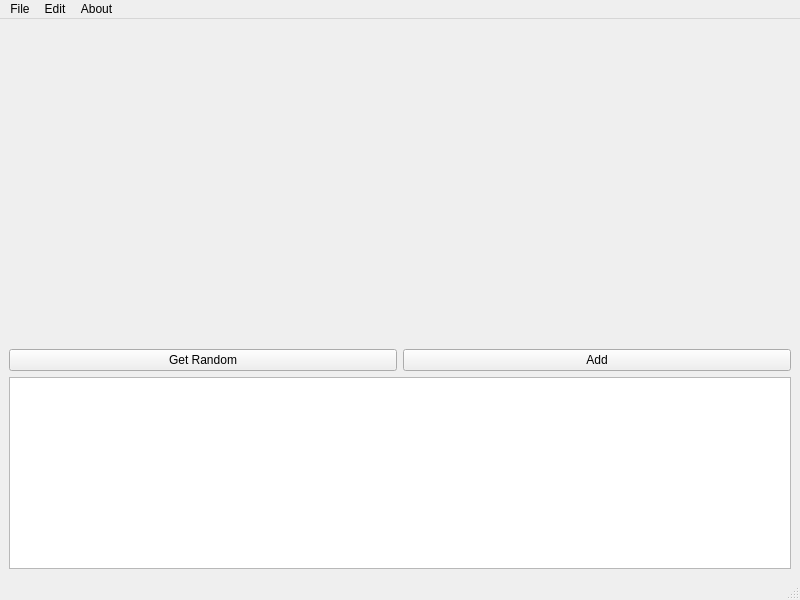
<?xml version="1.0" encoding="UTF-8"?>
<ui version="4.0">
 <class>MainWindow</class>
 <widget class="QMainWindow" name="MainWindow">
  <property name="geometry">
   <rect>
    <x>0</x>
    <y>0</y>
    <width>800</width>
    <height>600</height>
   </rect>
  </property>
  <property name="windowTitle">
   <string>MainWindow</string>
  </property>
  <widget class="QWidget" name="centralwidget">
   <layout class="QVBoxLayout" name="verticalLayout">
    <item>
     <spacer name="verticalSpacer_2">
      <property name="orientation">
       <enum>Qt::Orientation::Vertical</enum>
      </property>
      <property name="sizeHint" stdset="0">
       <size>
        <width>20</width>
        <height>40</height>
       </size>
      </property>
     </spacer>
    </item>
    <item>
     <widget class="QLabel" name="selectedLabel">
      <property name="text">
       <string/>
      </property>
     </widget>
    </item>
    <item>
     <spacer name="verticalSpacer">
      <property name="orientation">
       <enum>Qt::Orientation::Vertical</enum>
      </property>
      <property name="sizeHint" stdset="0">
       <size>
        <width>20</width>
        <height>40</height>
       </size>
      </property>
     </spacer>
    </item>
    <item>
     <layout class="QHBoxLayout" name="horizontalLayout">
      <item>
       <widget class="QPushButton" name="randomButton">
        <property name="text">
         <string>Get Random</string>
        </property>
        <property name="icon">
         <iconset theme="QIcon::ThemeIcon::ViewRefresh"/>
        </property>
       </widget>
      </item>
      <item>
       <widget class="QPushButton" name="addButton">
        <property name="text">
         <string>Add</string>
        </property>
        <property name="icon">
         <iconset theme="QIcon::ThemeIcon::ListAdd"/>
        </property>
       </widget>
      </item>
     </layout>
    </item>
    <item>
     <widget class="QListWidget" name="listWidget"/>
    </item>
   </layout>
  </widget>
  <widget class="QMenuBar" name="menubar">
   <property name="geometry">
    <rect>
     <x>0</x>
     <y>0</y>
     <width>800</width>
     <height>23</height>
    </rect>
   </property>
   <widget class="QMenu" name="menuFile">
    <property name="title">
     <string>File</string>
    </property>
    <addaction name="actionOpen"/>
    <addaction name="actionSave"/>
    <addaction name="actionSave_As"/>
    <addaction name="separator"/>
    <addaction name="actionExit"/>
   </widget>
   <widget class="QMenu" name="menuEdit">
    <property name="title">
     <string>Edit</string>
    </property>
    <addaction name="actionAdd"/>
    <addaction name="actionRemove"/>
   </widget>
   <widget class="QMenu" name="menuAbout">
    <property name="title">
     <string>About</string>
    </property>
    <addaction name="actionAbout_PCS_Random_Picker"/>
    <addaction name="actionAbout_Qt"/>
   </widget>
   <addaction name="menuFile"/>
   <addaction name="menuEdit"/>
   <addaction name="menuAbout"/>
  </widget>
  <widget class="QStatusBar" name="statusbar"/>
  <action name="actionOpen">
   <property name="text">
    <string>Open</string>
   </property>
  </action>
  <action name="actionSave">
   <property name="text">
    <string>Save</string>
   </property>
  </action>
  <action name="actionSave_As">
   <property name="text">
    <string>Save As</string>
   </property>
  </action>
  <action name="actionExit">
   <property name="text">
    <string>Exit</string>
   </property>
  </action>
  <action name="actionAdd">
   <property name="text">
    <string>Add</string>
   </property>
  </action>
  <action name="actionRemove">
   <property name="text">
    <string>Remove</string>
   </property>
  </action>
  <action name="actionAbout_PCS_Random_Picker">
   <property name="text">
    <string>About Random Picker</string>
   </property>
  </action>
  <action name="actionAbout_Qt">
   <property name="text">
    <string>About Qt</string>
   </property>
  </action>
 </widget>
 <resources/>
 <connections/>
</ui>
